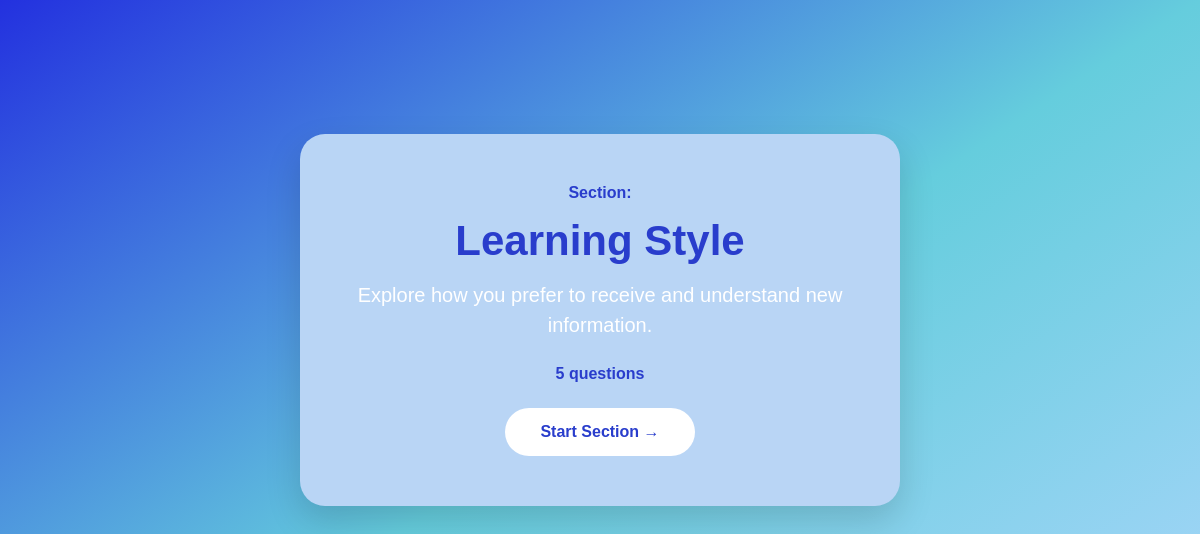
The app's page /quiz/1 with its own data.
### tables this page shows
CREATE TABLE sections (
        id INTEGER PRIMARY KEY AUTOINCREMENT,
        name TEXT NOT NULL,
        description TEXT
    );

### app.py (the view)
@app.route("/quiz/<int:section_id>")
def quiz_section(section_id):
    sections = get_sections()
    questions = get_questions_by_section(section_id)
    section = None
    for item in sections:
        if item["id"] == section_id:
            section = item
            break
    if section is None or not questions:
        return render_template("404.html", hide_nav=True), 404
    return render_template(
        "quiz_section.html",
        section=section,
        questions=questions,
        section_id=section_id
    )

### database.py (called while the page is built)
def get_connection():
    conn = sqlite3.connect(DATABASE)
    conn.row_factory = sqlite3.Row
    conn.execute("PRAGMA foreign_keys = ON")
    return conn

def get_sections():
    conn = get_connection()
    sections = conn.execute("""
        SELECT id, name, description
        FROM sections
        ORDER BY id
    """).fetchall()
    conn.close()
    return sections

def get_questions_by_section(section_id):
    conn = get_connection()
    questions = conn.execute("""
        SELECT id, section_id, question_text
        FROM questions
        WHERE section_id = ?
        ORDER BY id
    """, (section_id,)).fetchall()
    conn.close()
    return questions

### templates/quiz_section.html (shortened to what this page needs)
<!DOCTYPE html>
<html>
<head>
    <link
        rel="stylesheet"
        href="/static/css/style.css"
    >
</head>
<body>
    <div class="section-intro">
        <div class="section-intro-card">
            <p class="section-number">
                Section:
            </p>
            <h1>
                {{ section["name"] }}
            </h1>
            <p class="section-description">
                {{ section["description"] }}
            </p>
            <p class="question-count">
                5 questions
            </p>
            <a
                href="{{ url_for(
                    'question',
                    section_id=section_id,
                    question_index=0
                ) }}"
                class="continue-button"
            >
                Start Section →
            </a>
        </div>
    </div>
</body>
</html>

### static/css/style.css (style rules this page uses)
:root { --primary-blue:#2946D7; --secondary-blue:#5AB8E8; --dark-blue:#1F2D6B; --light-blue:#EEF6FF; --white:#FFFFFF; --text:#263238; --grey:#6C757D; --shadow: 0px 10px 30px rgba(0,0,0,.12); --radius:20px; }
* { margin:0; padding:0; box-sizing:border-box; }
body { font-family: "Poppins", sans-serif; background: linear-gradient(to bottom right, #2331df, #65cddd, #b4d7ff); min-height:100vh; color:white; }
.section-intro { min-height: 80vh; display: flex; justify-content: center; align-items: center; padding: 30px; }
.section-intro-card { width: 600px; max-width: 90%; background: #b9d5f5; border-radius: 25px; padding: 50px; text-align: center; box-shadow: 0 15px 35px rgba(0, 0, 0, 0.15); }
.section-number { font-size: 16px; font-weight: bold; color: #293dcc; }
.section-intro-card h1 { font-size: 42px; margin: 15px 0; color: #293dcc; }
.section-description { font-size: 20px; line-height: 1.5; color: white; }
.question-count { margin: 25px 0; font-weight: bold; color: #293dcc; }
.continue-button { display: inline-block; padding: 15px 35px; background: white; border-radius: 30px; color: #293dcc; text-decoration: none; font-weight: bold; transition: 0.2s; }

### records on screen
sections: name "Learning Style", description "Explore how you prefer to receive and understand new information."
